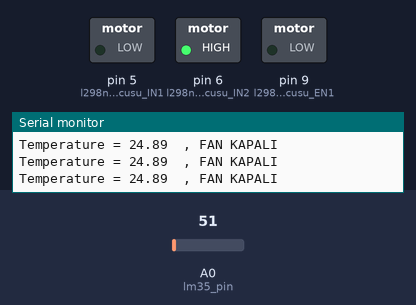
The sketch below on a simulated Arduino Uno, built with avr-gcc and run on an emulated ATmega328P. Parts: switched loads named in the sketch (green lamp = pin HIGH), the last lines printed to the serial monitor. Inputs (shaded band) come from the test bench; at power-on: A0 (lm35_pin) = 51.

Above: at 1.3 s.
1.4 s: A0 (lm35_pin) set to 57
2.9 s: A0 (lm35_pin) set to 65
At 3.4 s:
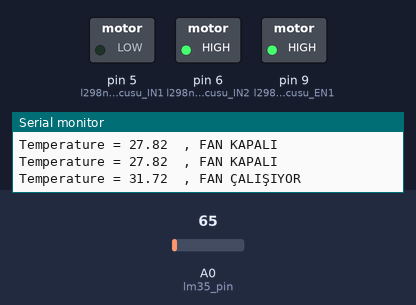
4.5 s: A0 (lm35_pin) set to 61
At 5.7 s:
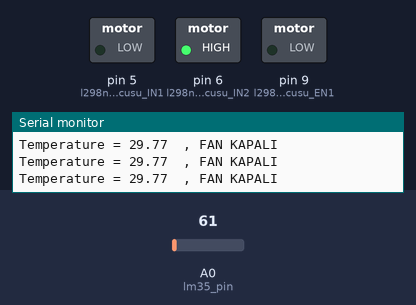
6.0 s: A0 (lm35_pin) set to 71
At 7.1 s:
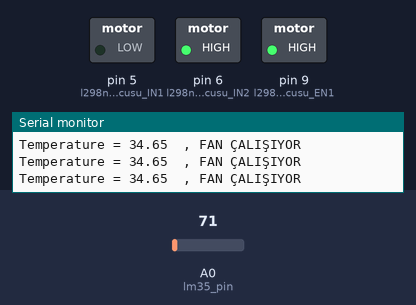
Timing chart, 0 to 8.5 s (numbered marks = the images above; inputs shaded):
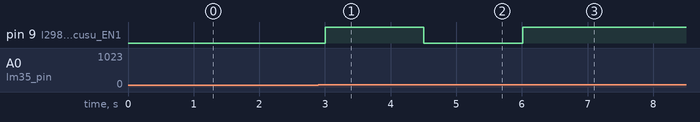

Measured:
- the behaviour switches between 61 and 62 on A0 (lm35_pin) (found by bisection; images 0 and 1)
- after the input at 2.9 s, pin 9 (l298n_motor_surucusu_EN1): LOW → HIGH after 0.11 s
- after the input at 4.5 s, pin 9 (l298n_motor_surucusu_EN1): HIGH → LOW at once
- after the input at 6.0 s, pin 9 (l298n_motor_surucusu_EN1): LOW → HIGH at once

The sketch:

gomulu.ino
```cpp
#include <TimerOne.h>

const int lm35_pin = A0; //a0 pininin lm35 sıcaklık sensörü için tanımlanması
float dutyCycle = 100; //darbe genişliği modülasyonunun sinyal genişliği(fanın hızı)
int temp_adc_val; // sensörden okunan analog değer değişkeni . 10 bitlik okuma ......
float temp_val;

void setup() {
  Serial.begin(9600); //seri haberleşme hızının 9600 olarak belirlenmesi(baudrate=9600)
  pinMode(5, OUTPUT);  //l298n motor surucusu IN1
  pinMode(6, OUTPUT);  //l298n motor surucusu IN2
  pinMode(9, OUTPUT);  //l298n motor surucusu EN1
  //fan yönününü belirledim
  digitalWrite(5, LOW);
  digitalWrite(6, HIGH);
   // non-inverted fast PWM on OC0B with prescalar of 1
  //TCCR0A = (1 << COM0B1) | (1<<WGM01) | (1<<WGM00);
  //TCCR0B = (1<<WGM02) | (1<<CS00);
  Timer1.initialize(40); // 40 us = 25 kHz
//
}

void loop() {
  temp_adc_val = analogRead(lm35_pin);  // sıcaklık okuma
  temp_val = (temp_adc_val * 4.88); //adc değerini eşdeğer gerilime çevir
  temp_val = (temp_val/10); // LM35, 10mv/°C çıkış veriyoruz
  Serial.print("Temperature = ");
  Serial.print(temp_val);
  if(temp_val > 30)
  {
    Timer1.pwm(9, (dutyCycle / 100) * 1023);
    Serial.println("\t, FAN ÇALIŞIYOR");
  }
  else{
    Timer1.disablePwm(9);
    Serial.println("\t, FAN KAPALI");
  }
  delay(500);
}
```
